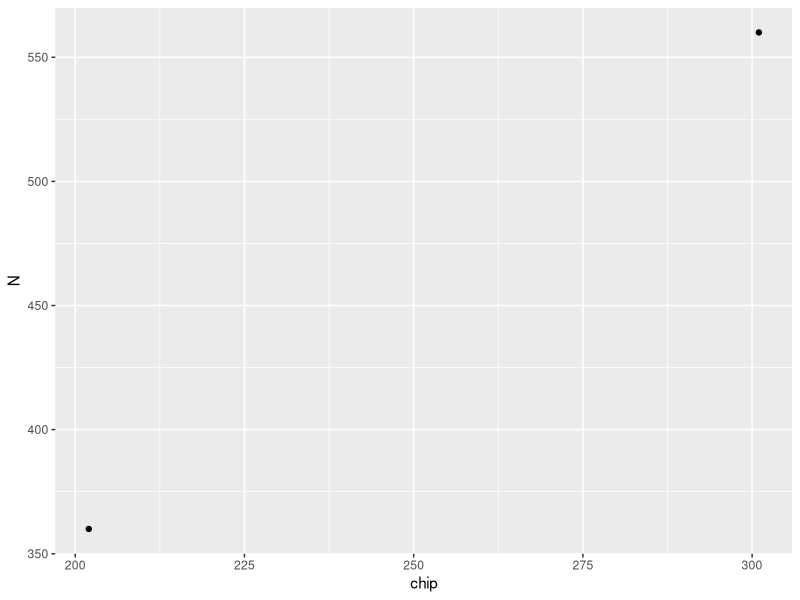

Reproduce this figure in R.
# Hello, this program is for didactic purposes to learn quickly
# how to operate with R.

# To RUN the code you can select the lines and press "RUN" or CTRL+ENTER
print('hello') #this should give you a "hello" in the console

# You can comment lines with the '#' symbol, these lines 
# will  be ignored from the program. You can select and comment
# multiple lines with CTRL+shift+C


#----------------------------------------------------------------
# 1) Declare the libraries that you need to use. RStudio allows 
#    to install automatically, but otherwise you can just run
#    install.packages("NAME_OF_THE_LIBRARY")
# - the libraries must be run before running the other commands -
library(tidyverse) #this library includes dataframes etc...
library(ggplot2)   #this library includes plotting features
library(readxl)    #this library allows to import data from excel
#---------------------------------------------------------------


#---------------------------------------------------------------
# 2) Import data from txt, csv or excel  files
getwd() #this will give you the working directory. Make sure to include
        #your excel files in the working directory

#    This command will create an 'object' called Data_Mixer_Raw
#    and fill this object with the content that read_excel gives
Data_Mixer_Raw <- read_excel("2023.08.09_301-202_Macros_Yellow-Red_ForAnalysis.xlsx")

head(Data_Mixer_Raw, 6) 
# if everything is good, the console will print the first 
# 6 lines of the dataframe you just created
#---------------------------------------------------------------


#---------------------------------------------------------------
# 3) Statistical analysis
# For example, calculating the averages and the Mixing Index for the dataset
# We create a dataframe with the processed data: 
# '%>%' will continue the command to the following line

First_example <- Data_Mixer_Raw %>%
  group_by(chip) %>% #this will group the data for the different values of chip
  summarise(N= n(), .groups = "keep") #this will summarize the groups 
head(First_example, 6)
# in this example, we added the variable N that will contain the result of  the 
# function n(). this function will show the number of elements for each group


# now we do the real analysis
AVG_Intensity <- Data_Mixer_Raw %>% 
  group_by(chip, dye_color, conc, pos_chip) %>%  
  summarise(N = n(), Intensity_AVG = mean(intensity),
            # Intensity_Var = sum((Intensity-Intensity_AVG)^2) /n(), 
            Intensity_SD = sd(intensity), 
            Intensity_CV = Intensity_SD/Intensity_AVG,
            Chip_MI = 1. - Intensity_CV, .groups = "keep")
head(AVG_Intensity, 6)
# with these lines we:
# - created and filled the dataframe "AVG_Intensity" with the processed version
#   of Data_Mixer_Raw
# - Data_Mixer_Raw was first grouped by its variables chip, dye_color, conc and pos_chip
#   and then summarised the content of each group.
# we used summarise to introduce additional variables: the average, SD and MI.
#---------------------------------------------------------------


#---------------------------------------------------------------
# 4) Plotting

# example: plotting the data in First_example with the number of values in
# function of the chip name
ggplot(data = First_example)+
  aes(x = chip, y = N)+
  geom_point()

# now you can play with variables and functions to get different results, for example
# you can replace the function geom_points with geom_bar (uncomment next lines)
# ggplot(data = First_example)+
#   aes(x = chip, y = N)+
#   geom_bar(stat = "identity") #this will  give a barplot


# --------------------------Mixer plots------------------------
# before plotting we introduce a coupke variables to scale the second axis.
# this is beacause we want to overlap different plots and it is slightly more complicated
q <- - 0.2
coeff <- (1. - q)/ 500.

# now we open an svg file where the plot will  be saved.
# to just plot we can comment this line or simply not select it
svg("2023-08-09_Intensity_vs_Concentration.svg", width = 10, height = 5) #open file


